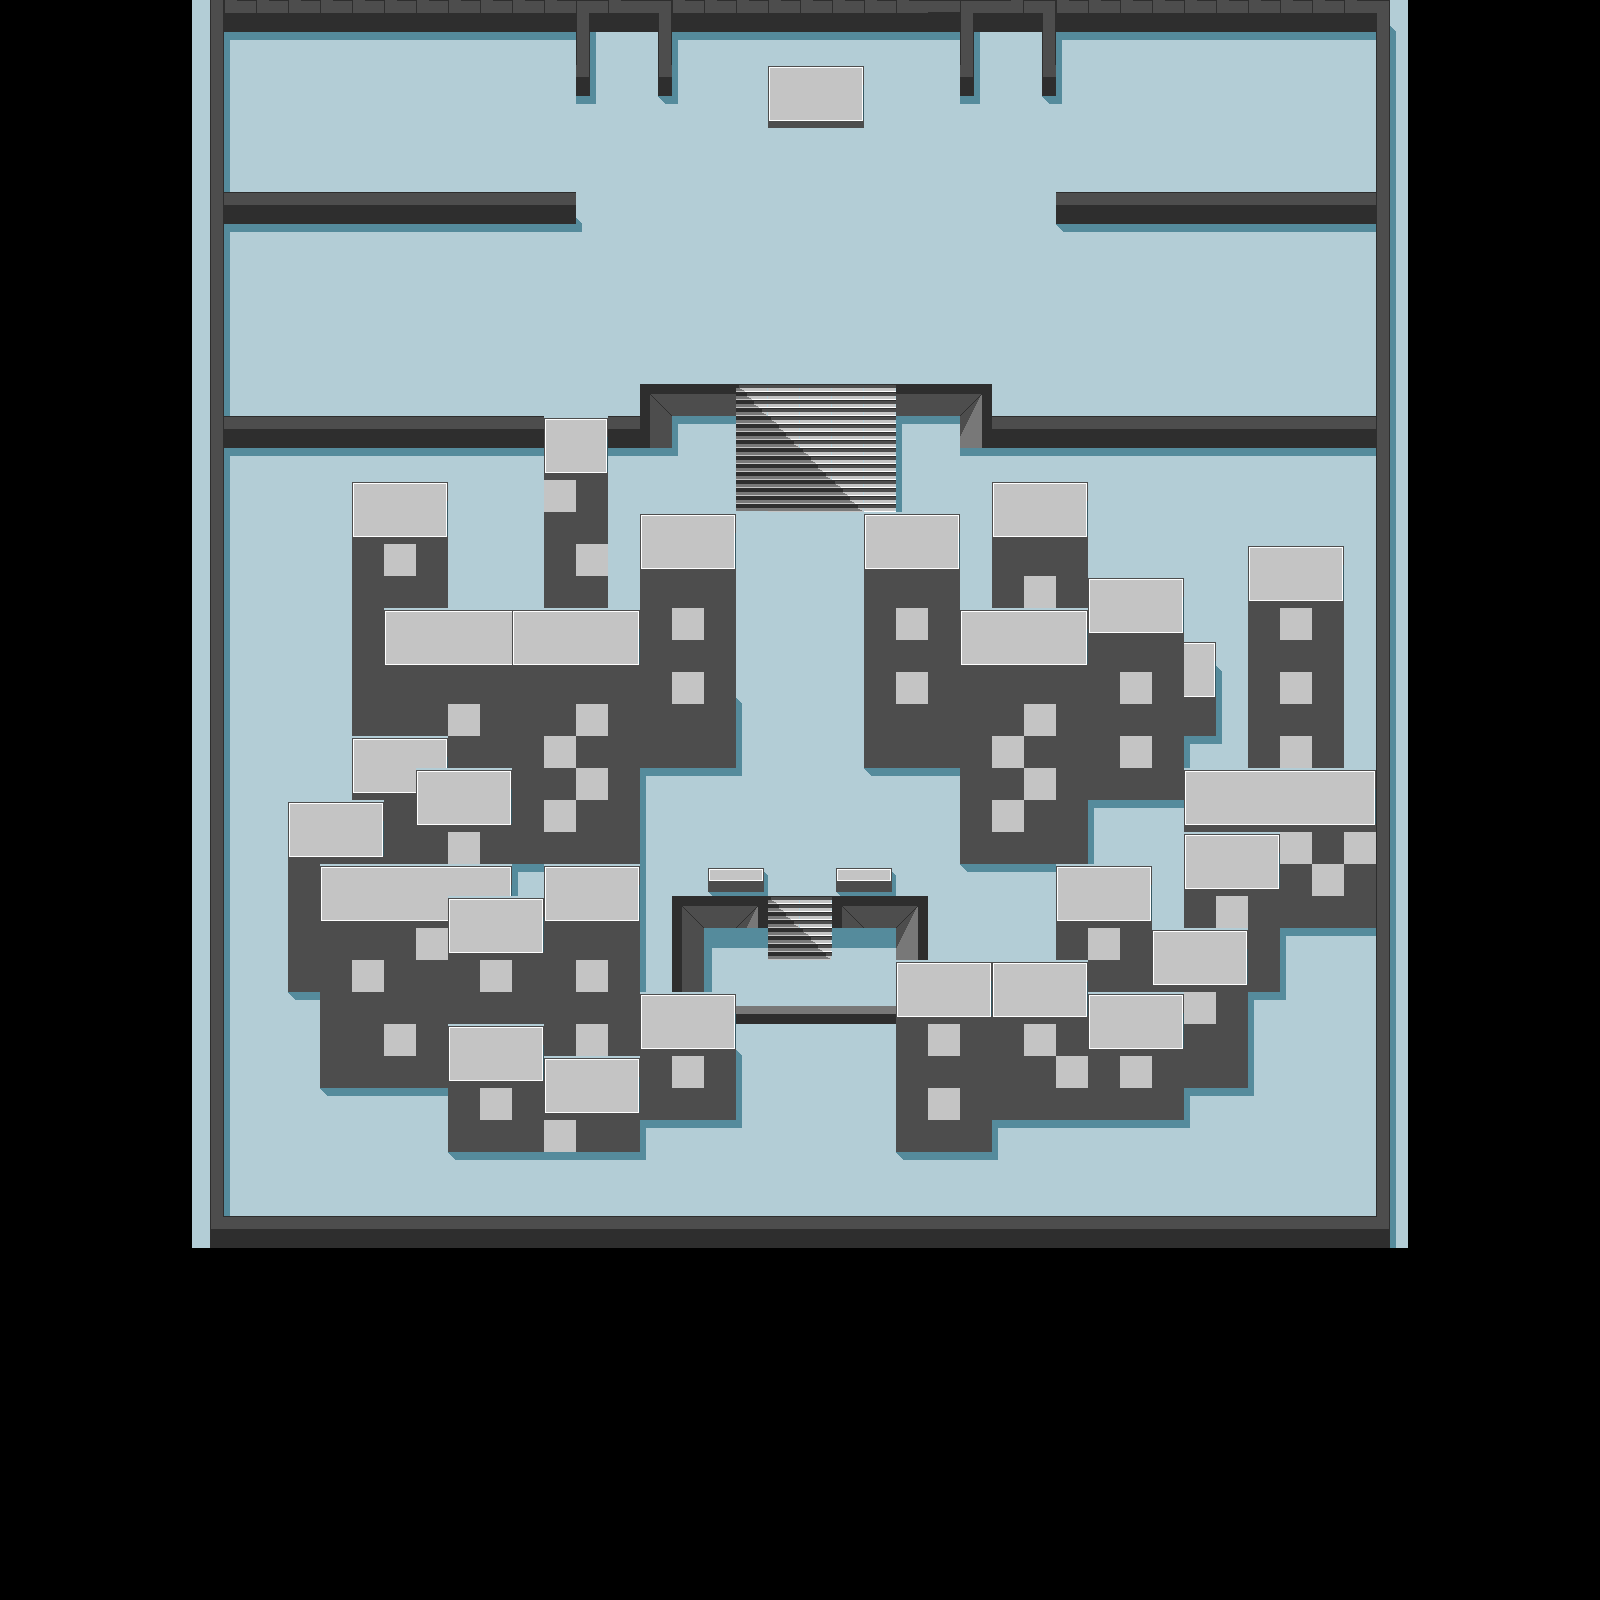

This game map was drawn from its Tiled (.tmx) file and the tilesets committed beside it. A one-line description and the trimmed map source follow:
An orthogonal 50x50 tile map with 32x32 px tiles, 4 tile layers (ground, shadows, stairs, walls).

<map version="1.2" tiledversion="1.2.3" orientation="orthogonal" renderorder="right-down" width="50" height="50" tilewidth="32" tileheight="32" infinite="0" nextlayerid="5" nextobjectid="1">
 <tileset firstgid="1" name="tiles" tilewidth="32" tileheight="32" tilecount="150" columns="15">
  <image source="tiles.png" width="480" height="320" />
 </tileset>
 <layer id="1" name="ground" width="50" height="50">
  <data>[2500 cells, 1366 non-empty, 3 distinct tile ids]</data>
 </layer>
 <layer id="4" name="shadows" width="50" height="50">
  <data>[2500 cells, 202 non-empty, 15 distinct tile ids]</data>
 </layer>
 <layer id="3" name="stairs" width="50" height="50">
  <data>[2500 cells, 24 non-empty, 5 distinct tile ids]</data>
 </layer>
 <layer id="2" name="walls" width="50" height="50">
  <data>[2500 cells, 666 non-empty, 33 distinct tile ids]</data>
 </layer>
</map>